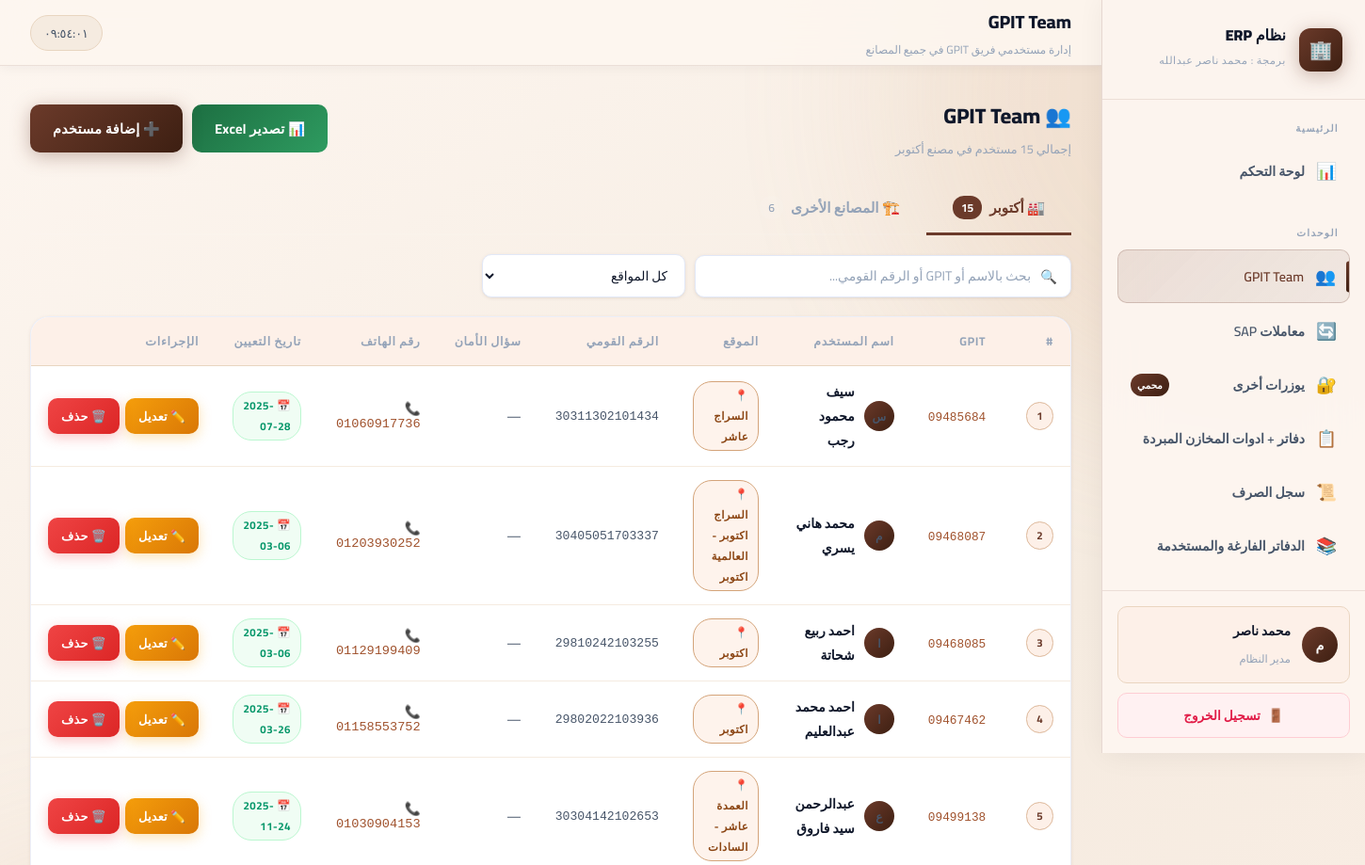
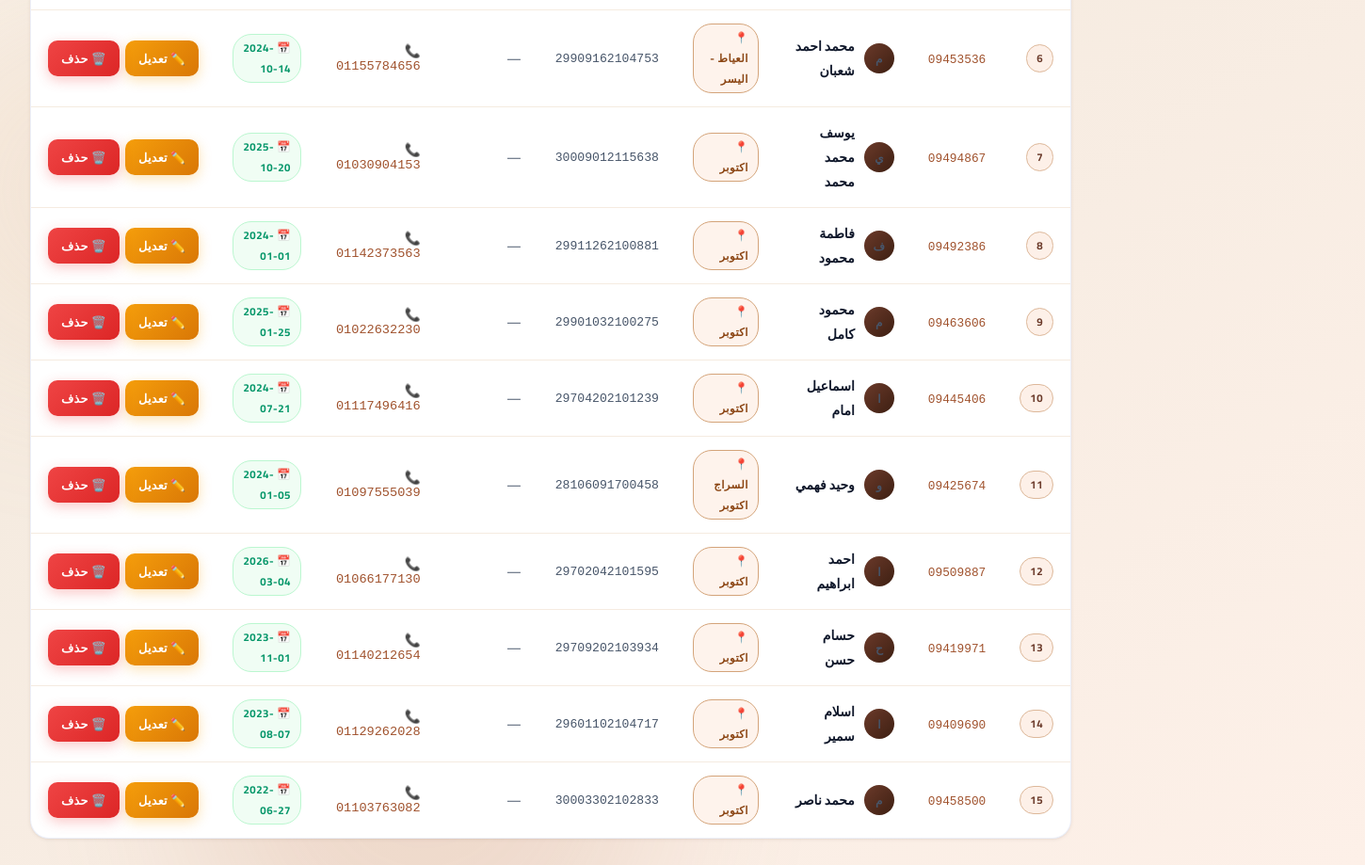
The app's page /users (signed in) with its own data (2 pictures, top to bottom).
### tables this page shows
CREATE TABLE users (
        id INTEGER PRIMARY KEY AUTOINCREMENT,
        gpit TEXT,
        username TEXT NOT NULL,
        password TEXT NOT NULL,
        location TEXT,
        national_id TEXT,
        security_q1 TEXT,
        security_q2 TEXT,
        hire_date TEXT,
        created_at TEXT DEFAULT (datetime('now'))
    , phone TEXT, user_type TEXT DEFAULT "october");

### app.py (the view)
@app.route('/users')
@login_required
def users():
    conn = get_db()
    search = request.args.get('search', '')
    location_filter = request.args.get('location', '')
    user_type = request.args.get('user_type', 'october')
    query = "SELECT * FROM users WHERE user_type = ?"
    params = [user_type]
    if search:
        query += " AND (username LIKE ? OR gpit LIKE ? OR national_id LIKE ?)"
        params += [f'%{search}%', f'%{search}%', f'%{search}%']
    if location_filter:
        query += " AND location = ?"
        params.append(location_filter)
    query += " ORDER BY created_at DESC, id ASC"
    all_users = conn.execute(query, params).fetchall()
    locations_oct = [r['location'] for r in conn.execute("SELECT DISTINCT location FROM users WHERE user_type='october' AND location IS NOT NULL AND location != '' ORDER BY location").fetchall()]
    locations_other = [r['location'] for r in conn.execute("SELECT DISTINCT location FROM users WHERE user_type='other' AND location IS NOT NULL AND location != '' ORDER BY location").fetchall()]
    count_oct = conn.execute("SELECT COUNT(*) as c FROM users WHERE user_type='october'").fetchone()['c']
    count_other = conn.execute("SELECT COUNT(*) as c FROM users WHERE user_type='other'").fetchone()['c']
    conn.close()
    locations = locations_oct if user_type == 'october' else locations_other
    return render_template('users.html', users=all_users, search=search, location_filter=location_filter,
                           locations=locations, user_type=user_type,
                           count_oct=count_oct, count_other=count_other)

### app.py (called while the page is built, shortened)
def get_db():
    conn = sqlite3.connect(DATABASE, timeout=30, check_same_thread=False)
    conn.row_factory = sqlite3.Row
    conn.create_function('safe_int', 1, _safe_int)
    conn.execute("PRAGMA journal_mode=WAL")
    conn.execute("PRAGMA synchronous=NORMAL")
    conn.execute("PRAGMA busy_timeout=30000")
    return conn

def login_required(f):
    @wraps(f)
    def decorated(*args, **kwargs):
        if 'admin_id' not in session:
            return redirect(url_for('login'))
        return f(*args, **kwargs)
    return decorated

### templates/users.html (shortened to what this page needs)
{% extends "base.html" %}
{% block page_title %}GPIT Team{% endblock %}
{% block page_subtitle %}إدارة مستخدمي فريق GPIT في جميع المصانع{% endblock %}
{% block content %}
<div class="section-header">
  <div class="section-title">
    <h2>👥 GPIT Team</h2>
    <p>
      إجمالي {{ users|length }} مستخدم في
      {% if user_type == 'october' %}مصنع أكتوبر{% else %}المصانع الأخرى{% endif %}
    </p>
  </div>
  <div style="display:flex; gap:10px; align-items:center;">
    <a href="/users/export-excel?user_type={{ user_type }}" class="btn"
       style="background: linear-gradient(135deg,#1d6f42,#2e9b60); color:#fff; border:none; display:flex; align-items:center; gap:6px;">
      📊 تصدير Excel
    </a>
    <button class="btn btn-primary" onclick="openAddUserModal()">
      ➕ إضافة مستخدم
    </button>
  </div>
</div>
<div style="margin-bottom: 20px; margin-top: 4px;">
  <div style="display: flex; gap: 0; border-bottom: 2px solid rgba(255,255,255,0.08);">
    <a href="/users?user_type=october" style="text-decoration:none;">
      <div style="padding: 12px 28px; border-bottom: 3px solid {% if user_type == 'october' %}var(--accent-blue){% else %}transparent{% endif %}; color: {% if user_type == 'october' %}var(--accent-blue){% else %}var(--text-muted){% endif %}; font-size: 0.95rem; font-weight: {% if user_type == 'october' %}700{% else %}600{% endif %}; cursor: pointer; transition: all 0.2s; display: flex; align-items: center; gap: 8px; margin-bottom: -2px;">
        🏭 أكتوبر
        <span style="background: {% if user_type == 'october' %}var(--accent-blue){% else %}rgba(255,255,255,0.1){% endif %}; color: {% if user_type == 'october' %}#fff{% else %}var(--text-muted){% endif %}; border-radius: 12px; padding: 1px 9px; font-size: 0.75rem;">{{ count_oct }}</span>
      </div>
    </a>
    <a href="/users?user_type=other" style="text-decoration:none;">
      <div style="padding: 12px 28px; border-bottom: 3px solid {% if user_type == 'other' %}var(--accent-blue){% else %}transparent{% endif %}; color: {% if user_type == 'other' %}var(--accent-blue){% else %}var(--text-muted){% endif %}; font-size: 0.95rem; font-weight: {% if user_type == 'other' %}700{% else %}600{% endif %}; cursor: pointer; transition: all 0.2s; display: flex; align-items: center; gap: 8px; margin-bottom: -2px;">
        🏗️ المصانع الأخرى
        <span style="background: {% if user_type == 'other' %}var(--accent-blue){% else %}rgba(255,255,255,0.1){% endif %}; color: {% if user_type == 'other' %}#fff{% else %}var(--text-muted){% endif %}; border-radius: 12px; padding: 1px 9px; font-size: 0.75rem;">{{ count_other }}</span>
      </div>
    </a>
  </div>
</div>
<form method="GET" action="/users">
  <div class="filter-bar">
    <div class="search-bar" style="flex: 1; max-width: 400px;">
      <span class="search-icon">🔍</span>
      <input type="text" name="search" value="{{ search }}" placeholder="بحث بالاسم أو GPIT أو الرقم القومي..." class="auto-search">
    </div>
    <select name="location" class="filter-select" onchange="this.form.submit()">
      <option value="">كل المواقع</option>
    </select>
  </div>
</form>
<div class="table-card">
  <div class="table-responsive">
    <table>
      <thead>
        <tr>
          <th>#</th>
          <th>GPIT</th>
          <th>اسم المستخدم</th>
          <th>الموقع</th>
          <th>الرقم القومي</th>
          <th>سؤال الأمان</th>
          <th>رقم الهاتف</th>
          <th>تاريخ التعيين</th>
          <th>الإجراءات</th>
        </tr>
      </thead>
      <tbody>
        {% for user in users %}
        <tr>
          <td><span class="badge badge-blue">{{ loop.index }}</span></td>
          <td><code style="color: var(--accent-cyan); font-size: 0.8rem;">{{ user.gpit or '—' }}</code></td>
          <td>
            <div style="display: flex; align-items: center; gap: 10px;">
              <div style="width:32px;height:32px;background:var(--grad-accent);border-radius:50%;display:flex;align-items:center;justify-content:center;font-size:0.75rem;font-weight:700;flex-shrink:0;">
                {{ user.username[0]|upper }}
              </div>
              <span style="color: var(--text-primary); font-weight: 600;">{{ user.username }}</span>
            </div>
          </td>
          <td>
            {% if user.location %}<span class="badge badge-purple">📍 {{ user.location }}</span>
            {% else %}—{% endif %}
          </td>
          <td style="font-family: monospace; font-size: 0.82rem;">{{ user.national_id or '—' }}</td>
          <td style="max-width:150px;overflow:hidden;text-overflow:ellipsis;white-space:nowrap;">{{ user.security_q1 or '—' }}</td>
          <td style="font-family: monospace; font-size: 0.85rem; color: var(--accent-cyan);">
            {% if user.phone %}📞 {{ user.phone }}{% else %}—{% endif %}
          </td>
          <td>
            {% if user.hire_date %}<span class="badge badge-green">📅 {{ user.hire_date }}</span>
            {% else %}—{% endif %}
          </td>
          <td>
            <div class="action-buttons">
              <a href="/users/edit-page/{{ user.id }}" class="btn btn-warning btn-sm">✏️ تعديل</a>
              <button class="btn btn-danger btn-sm" onclick="deleteUser({{ user.id }}, '{{ user.username|replace("'", "\\'") }}')">🗑️ حذف</button>
            </div>
          </td>
        </tr>
        {% endfor %}
      </tbody>
    </table>
  </div>
</div>
{% endblock %}

### templates/base.html (shortened to what this page needs)
<!DOCTYPE html>
<html lang="ar" dir="rtl">
<head>
  <link rel="stylesheet" href="{{ url_for('static', filename='css/style.css') }}">
</head>
<body>
  <div class="bg-orbs">
  </div>
  <div class="app-layout">
    <aside class="sidebar" id="sidebar">
      <div class="sidebar-header">
        <div class="brand">
          <div class="brand-icon">🏢</div>
          <div class="brand-text">
            <h2>نظام ERP</h2>
            <span>برمجة : محمد ناصر عبدالله</span>
          </div>
        </div>
      </div>
      <nav class="sidebar-nav">
        <div class="nav-section">
          <div class="nav-section-title">الرئيسية</div>
          <a href="{{ url_for('dashboard') }}" class="nav-item {% if request.endpoint == 'dashboard' %}active{% endif %}">
            <span class="nav-icon">📊</span>
            <span>لوحة التحكم</span>
          </a>
        </div>
        <div class="nav-section">
          <div class="nav-section-title">الوحدات</div>
          <a href="{{ url_for('users') }}" class="nav-item {% if request.endpoint in ['users','add_user','edit_user','edit_user_page'] %}active{% endif %}">
            <span class="nav-icon">👥</span>
            <span>GPIT Team</span>
          </a>
          <a href="{{ url_for('sap') }}" class="nav-item {% if request.endpoint in ['sap','add_sap','edit_sap'] %}active{% endif %}">
            <span class="nav-icon">🔄</span>
            <span>معاملات SAP</span>
          </a>
          <a href="{{ url_for('other_users') }}" class="nav-item {% if request.endpoint == 'other_users' %}active{% endif %}">
            <span class="nav-icon">🔐</span>
            <span>يوزرات أخرى</span>
            <span class="nav-badge">محمي</span>
          </a>
          <a href="{{ url_for('cold_books') }}" class="nav-item {% if request.endpoint in ['cold_books','add_cold_book','edit_cold_book'] %}active{% endif %}">
            <span class="nav-icon">📋</span>
            <span>دفاتر + ادوات المخازن المبردة</span>
          </a>
          <a href="{{ url_for('dispense_log') }}" class="nav-item {% if request.endpoint == 'dispense_log' %}active{% endif %}">
            <span class="nav-icon">📜</span>
            <span>سجل الصرف</span>
          </a>
          <a href="{{ url_for('empty_books') }}" class="nav-item {% if request.endpoint == 'empty_books' %}active{% endif %}">
            <span class="nav-icon">📚</span>
            <span>الدفاتر الفارغة والمستخدمة</span>
          </a>
          <a href="{{ url_for('receipt_inquiry') }}" target="_blank" class="nav-item {% if request.endpoint == 'receipt_inquiry' %}active{% endif %}">
            <span class="nav-icon">📦</span>
            <span>استعلام دفتر إيصال شحن</span>
          </a>
        </div>
      </nav>
      <div class="sidebar-footer">
        <div class="user-info">
          <div class="user-avatar">{{ session.admin_username[0]|upper if session.admin_username else 'A' }}</div>
          <div class="user-details">
            <h4>{{ session.admin_username or 'مسؤول النظام' }}</h4>
            <span>مدير النظام</span>
          </div>
        </div>
        <a href="{{ url_for('logout') }}" class="btn-logout">
          <span>🚪</span> تسجيل الخروج
        </a>
      </div>
    </aside>
    <main class="main-content">
      <header class="topbar">
        <div class="topbar-title">
          <h1>{% block page_title %}لوحة التحكم{% endblock %}</h1>
          <p>{% block page_subtitle %}نظام إدارة الموارد المؤسسية{% endblock %}</p>
        </div>
        <div class="topbar-actions">
          <div class="time-display" id="live-clock">⏰ --:--:--</div>
        </div>
      </header>
      <div class="page-body">
        {% block content %}{% endblock %}
      </div>
    </main>
  </div>
</body>
</html>

### records on screen
users: username "محمد ناصر", gpit "09458500", username "م", location "اكتوبر", national "30003302102833", security_q1 "—", phone "01103763082", hire_date "2022-06-27"
users: gpit "09485684", username "س", username "سيف محمود رجب", location "السراج عاشر", national "30311302101434", security_q1 "—", phone "01060917736", hire_date "2025-07-28"
users: gpit "09468087", username "م", username "محمد هاني يسري", location "السراج اكتوبر - العالمية اكتوبر", national "30405051703337", security_q1 "—", phone "01203930252", hire_date "2025-03-06"
users: gpit "09468085", username "ا", username "احمد ربيع شحاتة", location "اكتوبر", national "29810242103255", security_q1 "—", phone "01129199409", hire_date "2025-03-06"
users: gpit "09467462", username "ا", username "احمد محمد عبدالعليم", location "اكتوبر", national "29802022103936", security_q1 "—", phone "01158553752", hire_date "2025-03-26"
users: gpit "09499138", username "ع", username "عبدالرحمن سيد فاروق", location "العمدة عاشر - السادات", national "30304142102653", security_q1 "—", phone "01030904153", hire_date "2025-11-24"
users: gpit "09453536", username "م", username "محمد احمد شعبان", location "العياط - اليسر", national "29909162104753", security_q1 "—", phone "01155784656", hire_date "2024-10-14"
users: gpit "09494867", username "ي", username "يوسف محمد محمد", location "اكتوبر", national "30009012115638", security_q1 "—", phone "01030904153", hire_date "2025-10-20"
users: gpit "09492386", username "ف", username "فاطمة محمود", location "اكتوبر", national "29911262100881", security_q1 "—", phone "01142373563", hire_date "2024-01-01"
users: gpit "09463606", username "م", username "محمود كامل", location "اكتوبر", national "29901032100275", security_q1 "—", phone "01022632230", hire_date "2025-01-25"
users: gpit "09445406", username "ا", username "اسماعيل امام", location "اكتوبر", national "29704202101239", security_q1 "—", phone "01117496416", hire_date "2024-07-21"
users: gpit "09425674", username "و", username "وحيد فهمي", location "السراج اكتوبر", national "28106091700458", security_q1 "—", phone "01097555039", hire_date "2024-01-05"
users: gpit "09509887", username "ا", username "احمد ابراهيم", location "اكتوبر", national "29702042101595", security_q1 "—", phone "01066177130", hire_date "2026-03-04"
users: gpit "09419971", username "ح", username "حسام حسن", location "اكتوبر", national "29709202103934", security_q1 "—", phone "01140212654", hire_date "2023-11-01"
users: gpit "09409690", username "ا", username "اسلام سمير", location "اكتوبر", national "29601102104717", security_q1 "—", phone "01129262028", hire_date "2023-08-07"

### other values on screen
{{ session.admin_username[0]|upper if session.admin_username else 'A' }} "م"
{{ count_oct }} "15"
{{ count_other }} "6"
